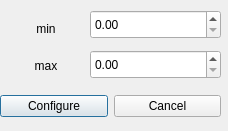
<ui version="4.0" >
 <class>pqEnterThresholdsDialog</class>
 <widget class="QDialog" name="pqEnterThresholdsDialog" >
  <property name="geometry" >
   <rect>
    <x>0</x>
    <y>0</y>
    <width>228</width>
    <height>131</height>
   </rect>
  </property>
  <property name="windowTitle" >
   <string>Enter a Threshold</string>
  </property>
  <widget class="QLabel" name="label_Y" >
   <property name="geometry" >
    <rect>
     <x>10</x>
     <y>53</y>
     <width>72</width>
     <height>26</height>
    </rect>
   </property>
   <property name="sizePolicy" >
    <sizepolicy>
     <hsizetype>5</hsizetype>
     <vsizetype>5</vsizetype>
     <horstretch>0</horstretch>
     <verstretch>0</verstretch>
    </sizepolicy>
   </property>
   <property name="text" >
    <string>max</string>
   </property>
   <property name="alignment" >
    <set>Qt::AlignCenter</set>
   </property>
  </widget>
  <widget class="QWidget" name="layoutWidget" >
   <property name="geometry" >
    <rect>
     <x>0</x>
     <y>90</y>
     <width>221</width>
     <height>33</height>
    </rect>
   </property>
   <layout class="QHBoxLayout" >
    <property name="margin" >
     <number>0</number>
    </property>
    <property name="spacing" >
     <number>6</number>
    </property>
    <item>
     <widget class="QPushButton" name="okButton" >
      <property name="text" >
       <string>Configure</string>
      </property>
     </widget>
    </item>
    <item>
     <widget class="QPushButton" name="cancelButton" >
      <property name="text" >
       <string>Cancel</string>
      </property>
     </widget>
    </item>
   </layout>
  </widget>
  <widget class="QDoubleSpinBox" name="max" >
   <property name="geometry" >
    <rect>
     <x>90</x>
     <y>50</y>
     <width>131</width>
     <height>29</height>
    </rect>
   </property>
  </widget>
  <widget class="QDoubleSpinBox" name="min" >
   <property name="geometry" >
    <rect>
     <x>90</x>
     <y>10</y>
     <width>131</width>
     <height>29</height>
    </rect>
   </property>
  </widget>
  <widget class="QLabel" name="label_X" >
   <property name="geometry" >
    <rect>
     <x>10</x>
     <y>14</y>
     <width>72</width>
     <height>29</height>
    </rect>
   </property>
   <property name="text" >
    <string>min</string>
   </property>
   <property name="alignment" >
    <set>Qt::AlignCenter</set>
   </property>
  </widget>
 </widget>
 <tabstops>
  <tabstop>okButton</tabstop>
  <tabstop>cancelButton</tabstop>
 </tabstops>
 <resources/>
 <connections>
  <connection>
   <sender>okButton</sender>
   <signal>clicked()</signal>
   <receiver>pqEnterThresholdsDialog</receiver>
   <slot>accept()</slot>
   <hints>
    <hint type="sourcelabel" >
     <x>442</x>
     <y>217</y>
    </hint>
    <hint type="destinationlabel" >
     <x>92</x>
     <y>224</y>
    </hint>
   </hints>
  </connection>
  <connection>
   <sender>cancelButton</sender>
   <signal>clicked()</signal>
   <receiver>pqEnterThresholdsDialog</receiver>
   <slot>reject()</slot>
   <hints>
    <hint type="sourcelabel" >
     <x>525</x>
     <y>217</y>
    </hint>
    <hint type="destinationlabel" >
     <x>175</x>
     <y>230</y>
    </hint>
   </hints>
  </connection>
 </connections>
</ui>
